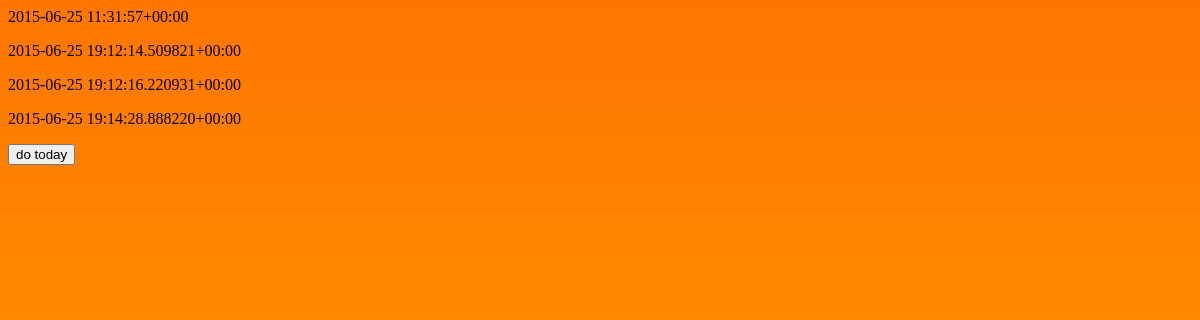
The app's page /goal/2/, older data.
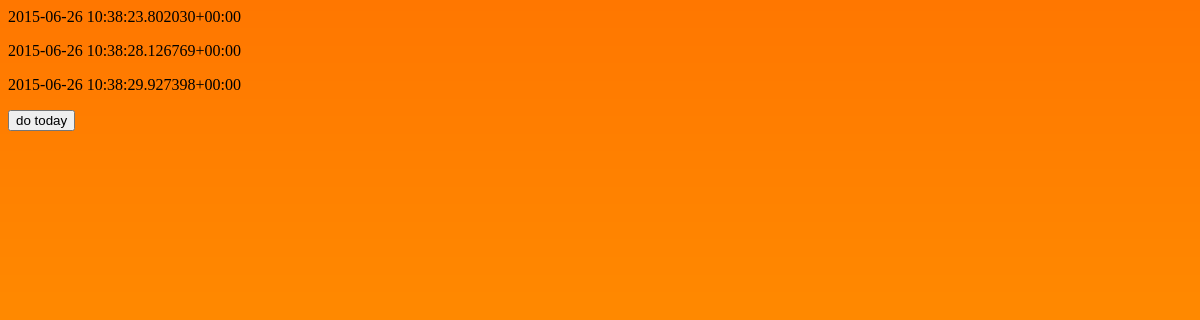
The same page, newer data.
### goals/models.py (models this page shows)
class Day(models.Model):
    goal = models.ForeignKey(Goal)
    date = models.DateTimeField('date done')
    def __str__(self):
        return str(self.date)

### goals/views.py (the view)
# urls.py: url(r'^goal/(?P<goal_id>[0-9]+)/$', 'goals.views.goal', name='goal'),
def goal(request, goal_id):
    current_goal = Goal.objects.get(id=goal_id)
    days = current_goal.day_set.all()
    context = {'days': days, 'current_goal':current_goal}
    if request.method=='POST' and allow_create(current_goal):
        d = Day(goal=current_goal, date=timezone.now())
        d.save()
        return render(request, 'goals/goal.html', context)
    else:
        return render(request, 'goals/goal.html', context)

### goals/templates/goals/goal.html (shortened to what this page needs)
{% load staticfiles %}
<link rel="stylesheet" type="text/css" href="{% static 'goals/style.css' %}" />
<!DOCTYPE html>
<html>
<head lang="en">
</head>
<body>
    {%for day in days%}
    <p>{{day}}</p>
    {%endfor%}
    <form action="/goal/{{current_goal.id}}/" method="post">
    <input type="submit" value="do today" />
    </form>
</body>
</html>

### goals/static/goals/style.css (style rules this page uses)
body { background: white url("images/orange.png") repeat right bottom; }

Row changes from the older to the newer data that the page shows:
removed Day: date "2015-06-25 11:31:57+00:00"
removed Day: date "2015-06-25 19:12:14.509821+00:00"
removed Day: date "2015-06-25 19:12:16.220931+00:00"
removed Day: date "2015-06-25 19:14:28.888220+00:00"
added Day: date "2015-06-26 10:38:23.802030+00:00"
added Day: date "2015-06-26 10:38:28.126769+00:00"
added Day: date "2015-06-26 10:38:29.927398+00:00"
